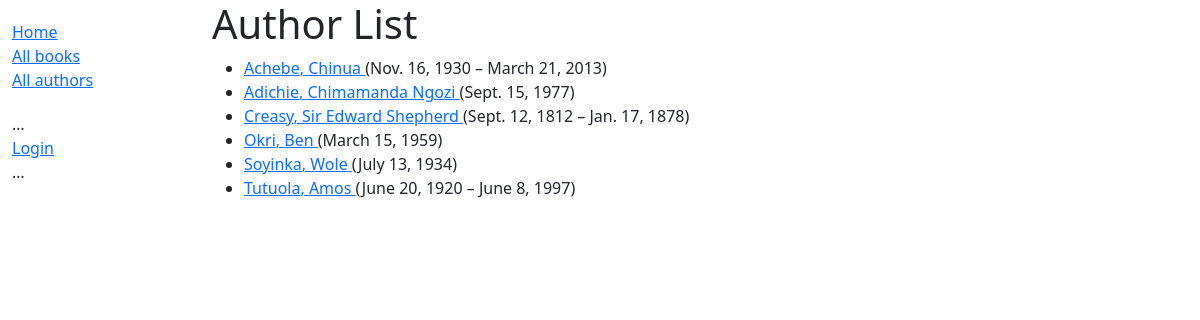
Screenshot of /catalog/authors/ with the database file from the repository.
### catalog/models.py (models this page shows, shortened)
class Author(models.Model):
    first_name = models.CharField(max_length=100)
    last_name = models.CharField(max_length=100)
    date_of_birth = models.DateField(null=True, blank=True)
    date_of_death = models.DateField('Died', null=True, blank=True)
    class Meta:
        ordering = ['last_name', 'first_name']
    def get_absolute_url(self):
        return reverse('author-detail', args=[str(self.id)])
    def display_genre(self):
        """Create a string for the Genre. This is required to display
        genre in Admin"""
        return ', '.join(genre.name for genre in self.genre.all()[:3])
    display_genre.short_description = 'Genre'

### catalog/views.py (the view)
# urls.py: path('authors/', views.AuthorListView.as_view(), name='authors'),
class AuthorListView(generic.ListView):
    model = Author
    paginate_by = 10
    template_name = 'catalog/author_list.html'

### catalog/templates/catalog/author_list.html
{% extends "base_generic.html" %}
{% block content %}
  <h1>Author List</h1>
  {% if author_list %}
    <ul>
      {% for author in author_list %}
        <li>
          <a href="{{ author.get_absolute_url }}">
            {{ author.last_name }}, {{ author.first_name }}
          </a>
          {% if author.date_of_birth %}
            ({{ author.date_of_birth }}{% if author.date_of_death %} – {{ author.date_of_death }}{% endif %})
          {% endif %}
        </li>
      {% endfor %}
    </ul>
  {% else %}
    <p>No authors available.</p>
  {% endif %}
{% endblock %}

### rows the page displays
Author: last_name "Achebe", first_name "Chinua", date_of_birth "Nov. 16, 1930", date_of_death "March 21, 2013"
Author: last_name "Adichie", first_name "Chimamanda Ngozi", date_of_birth "Sept. 15, 1977"
Author: last_name "Creasy", first_name "Sir Edward Shepherd", date_of_birth "Sept. 12, 1812", date_of_death "Jan. 17, 1878"
Author: last_name "Okri", first_name "Ben", date_of_birth "March 15, 1959"
Author: last_name "Soyinka", first_name "Wole", date_of_birth "July 13, 1934"
Author: last_name "Tutuola", first_name "Amos", date_of_birth "June 20, 1920", date_of_death "June 8, 1997"
